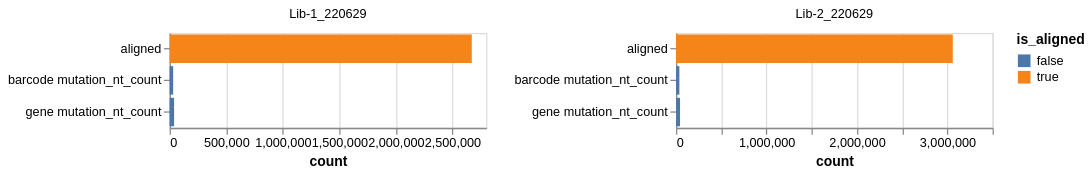

Vega-Lite specification for this chart:
### Vega-Lite specification from a JSON file in a GitHub repository (floating-point values rounded to 4 significant figures)
{"config": {"view": {"continuousWidth": 300, "continuousHeight": 300}}, "data": {"values": [{"pacbioRun": "Lib-1_220629", "filter_reason": "barcode clip3", "count": 1256, "total_counts": 2848122, "frac_counts": 0.000441}, {"pacbioRun": "Lib-1_220629", "filter_reason": "barcode mutation_nt_count", "count": 31126, "total_counts": 2848122, "frac_counts": 0.01093}, {"pacbioRun": "Lib-1_220629", "filter_reason": "gene clip3", "count": 11178, "total_counts": 2848122, "frac_counts": 0.003925}, {"pacbioRun": "Lib-1_220629", "filter_reason": "gene mutation_nt_count", "count": 39330, "total_counts": 2848122, "frac_counts": 0.01381}, {"pacbioRun": "Lib-1_220629", "filter_reason": "query_clip3", "count": 9525, "total_counts": 2848122, "frac_counts": 0.003344}, {"pacbioRun": "Lib-1_220629", "filter_reason": "query_clip5", "count": 14801, "total_counts": 2848122, "frac_counts": 0.005197}, {"pacbioRun": "Lib-1_220629", "filter_reason": "termini3 clip3", "count": 4136, "total_counts": 2848122, "frac_counts": 0.001452}, {"pacbioRun": "Lib-1_220629", "filter_reason": "termini3 mutation_nt_count", "count": 13906, "total_counts": 2848122, "frac_counts": 0.004883}, {"pacbioRun": "Lib-1_220629", "filter_reason": "termini5 clip5", "count": 21094, "total_counts": 2848122, "frac_counts": 0.007406}, {"pacbioRun": "Lib-1_220629", "filter_reason": "termini5 mutation_nt_count", "count": 16867, "total_counts": 2848122, "frac_counts": 0.005922}, {"pacbioRun": "Lib-1_220629", "filter_reason": "variant_tag3 mutation_nt_count", "count": 9220, "total_counts": 2848122, "frac_counts": 0.003237}, {"pacbioRun": "Lib-1_220629", "filter_reason": "variant_tag5 mutation_nt_count", "count": 2760, "total_counts": 2848122, "frac_counts": 0.0009691}, {"pacbioRun": "Lib-2_220629", "filter_reason": "barcode clip3", "count": 1271, "total_counts": 3266011, "frac_counts": 0.0003892}, {"pacbioRun": "Lib-2_220629", "filter_reason": "barcode mutation_nt_count", "count": 36863, "total_counts": 3266011, "frac_counts": 0.01129}, {"pacbioRun": "Lib-2_220629", "filter_reason": "gene clip3", "count": 14027, "total_counts": 3266011, "frac_counts": 0.004295}, {"pacbioRun": "Lib-2_220629", "filter_reason": "gene mutation_nt_count", "count": 44335, "total_counts": 3266011, "frac_counts": 0.01357}, {"pacbioRun": "Lib-2_220629", "filter_reason": "query_clip3", "count": 12716, "total_counts": 3266011, "frac_counts": 0.003893}, {"pacbioRun": "Lib-2_220629", "filter_reason": "query_clip5", "count": 22359, "total_counts": 3266011, "frac_counts": 0.006846}, {"pacbioRun": "Lib-2_220629", "filter_reason": "termini3 clip3", "count": 4175, "total_counts": 3266011, "frac_counts": 0.001278}, {"pacbioRun": "Lib-2_220629", "filter_reason": "termini3 mutation_nt_count", "count": 15331, "total_counts": 3266011, "frac_counts": 0.004694}, {"pacbioRun": "Lib-2_220629", "filter_reason": "termini5 clip5", "count": 25681, "total_counts": 3266011, "frac_counts": 0.007863}, {"pacbioRun": "Lib-2_220629", "filter_reason": "termini5 mutation_nt_count", "count": 17113, "total_counts": 3266011, "frac_counts": 0.00524}, {"pacbioRun": "Lib-2_220629", "filter_reason": "variant_tag3 mutation_nt_count", "count": 5915, "total_counts": 3266011, "frac_counts": 0.001811}, {"pacbioRun": "Lib-2_220629", "filter_reason": "variant_tag5 mutation_nt_count", "count": 5881, "total_counts": 3266011, "frac_counts": 0.001801}, {"pacbioRun": "Lib-1_220629", "filter_reason": "aligned", "count": 2672923, "total_counts": 2848122, "frac_counts": 0.9385}, {"pacbioRun": "Lib-2_220629", "filter_reason": "aligned", "count": 3060344, "total_counts": 3266011, "frac_counts": 0.937}]}, "mark": {"type": "bar"}, "encoding": {"color": {"field": "is_aligned", "type": "nominal"}, "facet": {"columns": 2, "field": "pacbioRun", "title": null, "type": "nominal"}, "tooltip": [{"field": "pacbioRun", "type": "nominal"}, {"field": "filter_reason", "type": "nominal"}, {"field": "count", "type": "quantitative"}, {"field": "total_counts", "type": "quantitative"}, {"field": "frac_counts", "type": "quantitative"}], "x": {"field": "count", "type": "quantitative"}, "y": {"axis": {"title": null}, "field": "filter_reason", "type": "nominal"}}, "height": 75, "resolve": {"scale": {"x": "independent", "y": "independent"}}, "transform": [{"filter": "(datum.frac_counts > 0.01)"}, {"calculate": "(datum.filter_reason === 'aligned')", "as": "is_aligned"}], "width": 250, "$schema": "https://vega.github.io/schema/vega-lite/v5.json"}
